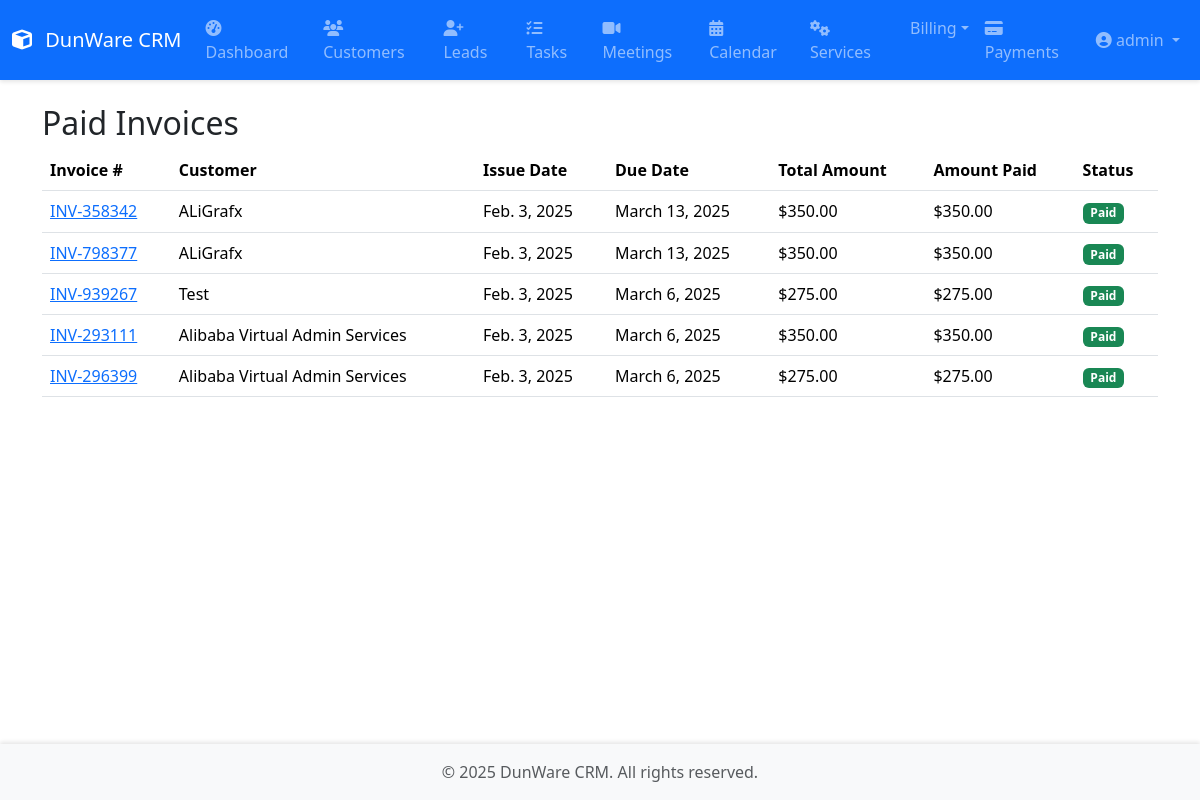
The page /billing/invoices/paid/ (signed in) on the database its author committed.
### core/models.py (models this page shows, shortened)
class Invoice(models.Model):
    STATUS_CHOICES = [
        ('pending', 'Pending'),
        ('paid', 'Paid'),
        ('overdue', 'Overdue'),
        ('cancelled', 'Cancelled')
    ]
    customer = models.ForeignKey('Customer', on_delete=models.CASCADE, related_name='invoices')
    services = models.ManyToManyField('ServiceSubscription', blank=True, related_name='invoices')
    invoice_number = models.CharField(max_length=20, unique=True)
    issue_date = models.DateField(default=timezone.now)
    due_date = models.DateField()
    total_amount = models.DecimalField(max_digits=10, decimal_places=2, default=0.00)
    amount_due = models.DecimalField(max_digits=10, decimal_places=2, default=0.00)  # ✅ Track remaining balance
    status = models.CharField(max_length=20, choices=STATUS_CHOICES, default='pending')
    created_at = models.DateTimeField(auto_now_add=True)

class Customer(models.Model):
    CUSTOMER_STATUS = [
        ('active', 'Active'),
        ('inactive', 'Inactive'),
        ('pending', 'Pending')
    ]
    company_name = models.CharField(max_length=200)
    contact_person = models.CharField(max_length=100)
    email = models.EmailField()
    phone = models.CharField(max_length=15)
    address = models.TextField()
    city = models.CharField(max_length=100)
    state = models.CharField(max_length=100)
    zip_code = models.CharField(max_length=10)
    website = models.URLField(blank=True, null=True)
    status = models.CharField(max_length=20, choices=CUSTOMER_STATUS, default='active')
    assigned_to = models.ForeignKey(Employee, on_delete=models.SET_NULL, null=True, related_name='customers')
    created_at = models.DateTimeField(auto_now_add=True)
    updated_at = models.DateTimeField(auto_now=True)

### core/views.py (the view)
# urls.py: path('billing/invoices/paid/', PaidInvoicesListView.as_view(), name='paid-invoices'),
class PaidInvoicesListView(LoginRequiredMixin, ListView):
    model = Invoice
    template_name = 'core/paid_invoices.html'
    context_object_name = 'invoices'
    paginate_by = 10
    def get_queryset(self):
        return Invoice.objects.filter(status='paid').order_by('-created_at')

### core/templates/core/paid_invoices.html (shortened to what this page needs)
{% extends 'core/base.html' %}
{% block content %}
<div class="container">
    <h2>Paid Invoices</h2>
    <table class="table">
        <thead>
            <tr>
                <th>Invoice #</th>
                <th>Customer</th>
                <th>Issue Date</th>
                <th>Due Date</th>
                <th>Total Amount</th>
                <th>Amount Paid</th>
                <th>Status</th>
            </tr>
        </thead>
        <tbody>
            {% for invoice in invoices %}
            <tr>
                <td><a href="{% url 'invoice-detail' invoice.pk %}">{{ invoice.invoice_number }}</a></td>
                <td>{{ invoice.customer.company_name }}</td>
                <td>{{ invoice.issue_date }}</td>
                <td>{{ invoice.due_date }}</td>
                <td>${{ invoice.total_amount }}</td>
                <td>${{ invoice.total_amount|floatformat:2 }}</td>
                <td><span class="badge bg-success">Paid</span></td>
            </tr>
            {% endfor %}
        </tbody>
    </table>
</div>
{% endblock %}

### core/templates/core/base.html (shortened to what this page needs)
{% load static %}
<!DOCTYPE html>
<html lang="en">
<head>
    <link href="https://cdn.jsdelivr.net/npm/bootstrap@5.3.2/dist/css/bootstrap.min.css" rel="stylesheet">
    <link href="https://cdn.jsdelivr.net/npm/@fortawesome/fontawesome-free@6.4.2/css/all.min.css" rel="stylesheet">
    <link href="https://cdn.jsdelivr.net/npm/flatpickr/dist/flatpickr.min.css" rel="stylesheet">
    <link href="{% static 'css/style.css' %}" rel="stylesheet">
</head>
<body>
    <nav class="navbar navbar-expand-lg navbar-dark bg-primary">
        <div class="container-fluid">
            <a class="navbar-brand" href="{% url 'dashboard' %}">
                <i class="fas fa-cube"></i> DunWare CRM
            </a>
            <div class="collapse navbar-collapse" id="navbarMain">
                {% if user.is_authenticated %}
                <ul class="navbar-nav me-auto">
                    <li class="nav-item">
                        <a class="nav-link {% if request.resolver_match.url_name == 'dashboard' %}active{% endif %}"
                           href="{% url 'dashboard' %}">
                            <i class="fas fa-tachometer-alt"></i> Dashboard
                        </a>
                    </li>
                    <li class="nav-item">
                        <a class="nav-link {% if 'customer' in request.resolver_match.url_name %}active{% endif %}"
                           href="{% url 'customer-list' %}">
                            <i class="fas fa-users"></i> Customers
                        </a>
                    </li>
                    <li class="nav-item">
                        <a class="nav-link {% if 'lead' in request.resolver_match.url_name %}active{% endif %}"
                           href="{% url 'lead-list' %}">
                            <i class="fas fa-user-plus"></i> Leads
                        </a>
                    </li>
                    <li class="nav-item">
                        <a class="nav-link {% if 'task' in request.resolver_match.url_name %}active{% endif %}"
                           href="{% url 'task-list' %}">
                            <i class="fas fa-tasks"></i> Tasks
                        </a>
                    </li>
                    <li class="nav-item">
                        <a class="nav-link {% if 'meeting' in request.resolver_match.url_name %}active{% endif %}"
                           href="{% url 'meeting-list' %}">
                            <i class="fas fa-video"></i> Meetings
                        </a>
                    </li>
                    <li class="nav-item">
                        <a class="nav-link {% if 'calendar' in request.resolver_match.url_name %}active{% endif %}"
                           href="{% url 'calendar' %}">
                            <i class="fas fa-calendar-alt"></i> Calendar
                        </a>
                    </li>
                    <li class="nav-item">
                        <a class="nav-link {% if 'service' in request.resolver_match.url_name %}active{% endif %}"
                           href="{% url 'service-list' %}">
                            <i class="fas fa-cogs"></i> Services
                        </a>
                    </li>
                    <li class="nav-item dropdown">
                        <a class="nav-link dropdown-toggle {% if 'billing' in request.resolver_match.url_name %}active{% endif %}" href="#" id="billingDropdown" role="button" data-bs-toggle="dropdown">Billing</a>
                    </li>
                    <li class="nav-item">
                        <a class="nav-link {% if 'payment' in request.resolver_match.url_name %}active{% endif %}"
                           href="{% url 'payment-list' %}">
                            <i class="fas fa-credit-card"></i> Payments
                        </a>
                    </li>
                </ul>
                    <ul class="navbar-nav ms-auto">
                        <li class="nav-item dropdown">
                            <a class="nav-link dropdown-toggle" href="#" id="navbarDropdown"
                               role="button" data-bs-toggle="dropdown">
                                <i class="fas fa-user-circle"></i>
                                {{ user.get_full_name|default:user.username }}
                            </a>
                        </li>
                    </ul>
                {% endif %}
            </div>
        </div>
    </nav>
    <div class="container-fluid py-4">
        {% block content %}{% endblock %}
    </div>
    <footer class="footer mt-auto py-3 bg-light">
        <div class="container text-center">
            <span class="text-muted">© {% now "Y" %} DunWare CRM. All rights reserved.</span>
        </div>
    </footer>
</body>
</html>

### dunware_crm/static/css/style.css (style rules this page uses)
body { min-height: 100vh; display: flex; flex-direction: column; }
.container-fluid { flex: 1; }
.navbar { box-shadow: 0 2px 4px rgba(0,0,0,.1); }
.navbar-brand i { margin-right: 0.5rem; }
.footer { margin-top: auto; box-shadow: 0 -2px 4px rgba(0,0,0,.1); }

### rows shown on the page
Invoice: invoice_number "INV-358342", customer.company_name "ALiGrafx", issue_date "Feb. 3, 2025", due_date "March 13, 2025", total_amount "350.00"
Invoice: invoice_number "INV-798377", customer.company_name "ALiGrafx", issue_date "Feb. 3, 2025", due_date "March 13, 2025", total_amount "350.00"
Invoice: invoice_number "INV-939267", customer.company_name "Test", issue_date "Feb. 3, 2025", due_date "March 6, 2025", total_amount "275.00"
Invoice: invoice_number "INV-293111", customer.company_name "Alibaba Virtual Admin Services", issue_date "Feb. 3, 2025", due_date "March 6, 2025", total_amount "350.00"
Invoice: invoice_number "INV-296399", customer.company_name "Alibaba Virtual Admin Services", issue_date "Feb. 3, 2025", due_date "March 6, 2025", total_amount "275.00"

### other values the page prints
{{ user.get_full_name|default:user.username }} "admin"
